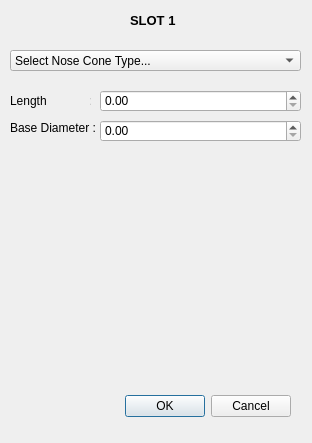
<?xml version="1.0" encoding="UTF-8"?>
<ui version="4.0">
 <class>Dialog</class>
 <widget class="QDialog" name="Dialog">
  <property name="enabled">
   <bool>true</bool>
  </property>
  <property name="geometry">
   <rect>
    <x>0</x>
    <y>0</y>
    <width>312</width>
    <height>443</height>
   </rect>
  </property>
  <property name="windowTitle">
   <string>Dialog</string>
  </property>
  <widget class="QDialogButtonBox" name="buttonBox">
   <property name="geometry">
    <rect>
     <x>110</x>
     <y>390</y>
     <width>181</width>
     <height>32</height>
    </rect>
   </property>
   <property name="orientation">
    <enum>Qt::Horizontal</enum>
   </property>
   <property name="standardButtons">
    <set>QDialogButtonBox::Cancel|QDialogButtonBox::Ok</set>
   </property>
  </widget>
  <widget class="QDoubleSpinBox" name="diam_spinbox">
   <property name="geometry">
    <rect>
     <x>100</x>
     <y>120</y>
     <width>201</width>
     <height>22</height>
    </rect>
   </property>
   <property name="locale">
    <locale language="English" country="UnitedStates"/>
   </property>
   <property name="maximum">
    <double>9999999.990000000223517</double>
   </property>
  </widget>
  <widget class="QDoubleSpinBox" name="Length_spinbox">
   <property name="geometry">
    <rect>
     <x>100</x>
     <y>90</y>
     <width>201</width>
     <height>22</height>
    </rect>
   </property>
   <property name="locale">
    <locale language="English" country="UnitedStates"/>
   </property>
   <property name="maximum">
    <double>9999999.990000000223517</double>
   </property>
  </widget>
  <widget class="QLabel" name="label_2">
   <property name="geometry">
    <rect>
     <x>30</x>
     <y>160</y>
     <width>261</width>
     <height>211</height>
    </rect>
   </property>
   <property name="styleSheet">
    <string notr="true"/>
   </property>
   <property name="locale">
    <locale language="English" country="UnitedStates"/>
   </property>
   <property name="text">
    <string/>
   </property>
   <property name="pixmap">
    <pixmap resource="qrc file/resource_img.qrc">:/nosecone/Elliptical_Nose_Cone_Render.png</pixmap>
   </property>
   <property name="scaledContents">
    <bool>true</bool>
   </property>
  </widget>
  <widget class="QLabel" name="label">
   <property name="geometry">
    <rect>
     <x>130</x>
     <y>10</y>
     <width>51</width>
     <height>21</height>
    </rect>
   </property>
   <property name="font">
    <font>
     <pointsize>10</pointsize>
     <weight>75</weight>
     <bold>true</bold>
    </font>
   </property>
   <property name="text">
    <string>SLOT 1 </string>
   </property>
  </widget>
  <widget class="QComboBox" name="select_type_combo_box">
   <property name="geometry">
    <rect>
     <x>10</x>
     <y>50</y>
     <width>291</width>
     <height>21</height>
    </rect>
   </property>
   <property name="minimumSize">
    <size>
     <width>181</width>
     <height>21</height>
    </size>
   </property>
   <property name="locale">
    <locale language="English" country="UnitedStates"/>
   </property>
   <property name="editable">
    <bool>false</bool>
   </property>
   <property name="currentText">
    <string>Select Nose Cone Type...</string>
   </property>
   <property name="frame">
    <bool>true</bool>
   </property>
   <item>
    <property name="text">
     <string>Select Nose Cone Type...</string>
    </property>
   </item>
   <item>
    <property name="text">
     <string>Conic</string>
    </property>
   </item>
   <item>
    <property name="text">
     <string>Tangent ogive</string>
    </property>
   </item>
   <item>
    <property name="text">
     <string>Elliptical</string>
    </property>
   </item>
   <item>
    <property name="text">
     <string>Parabolic (Half)</string>
    </property>
   </item>
   <item>
    <property name="text">
     <string>Parabolic (Three Quarter)</string>
    </property>
   </item>
   <item>
    <property name="text">
     <string>Parabolic (Full)</string>
    </property>
   </item>
   <item>
    <property name="text">
     <string>Power Series (Half)</string>
    </property>
   </item>
   <item>
    <property name="text">
     <string>Power Series (Three Quarter)</string>
    </property>
   </item>
   <item>
    <property name="text">
     <string>Haack Series (LD-Haack)</string>
    </property>
   </item>
   <item>
    <property name="text">
     <string>Haack Series (LV-Haack)</string>
    </property>
   </item>
   <item>
    <property name="text">
     <string>Haack Series (Tangent)</string>
    </property>
   </item>
  </widget>
  <widget class="QLabel" name="Length">
   <property name="geometry">
    <rect>
     <x>10</x>
     <y>90</y>
     <width>81</width>
     <height>21</height>
    </rect>
   </property>
   <property name="text">
    <string>Length             :</string>
   </property>
  </widget>
  <widget class="QLabel" name="BaseDiameter">
   <property name="geometry">
    <rect>
     <x>10</x>
     <y>120</y>
     <width>91</width>
     <height>16</height>
    </rect>
   </property>
   <property name="text">
    <string>Base Diameter :</string>
   </property>
  </widget>
 </widget>
 <resources>
  <include location="qrc file/resource_img.qrc"/>
 </resources>
 <connections>
  <connection>
   <sender>buttonBox</sender>
   <signal>accepted()</signal>
   <receiver>Dialog</receiver>
   <slot>accept()</slot>
   <hints>
    <hint type="sourcelabel">
     <x>248</x>
     <y>254</y>
    </hint>
    <hint type="destinationlabel">
     <x>157</x>
     <y>274</y>
    </hint>
   </hints>
  </connection>
  <connection>
   <sender>buttonBox</sender>
   <signal>rejected()</signal>
   <receiver>Dialog</receiver>
   <slot>reject()</slot>
   <hints>
    <hint type="sourcelabel">
     <x>316</x>
     <y>260</y>
    </hint>
    <hint type="destinationlabel">
     <x>286</x>
     <y>274</y>
    </hint>
   </hints>
  </connection>
 </connections>
</ui>
